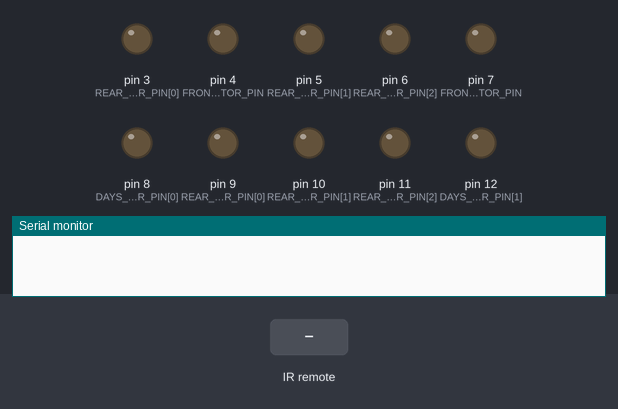
The sketch below on a simulated Arduino Uno, built with avr-gcc and run on an emulated ATmega328P. Shown: output pins drawn as LEDs (lit = HIGH), the last lines printed to the serial monitor. Dashed ring = blinking. The inputs (shaded band) are chosen by the test bench.

Above: at 1.2 s.
1.3 s: infrared code 0x8F1B3EA4 received
At 1.8 s:
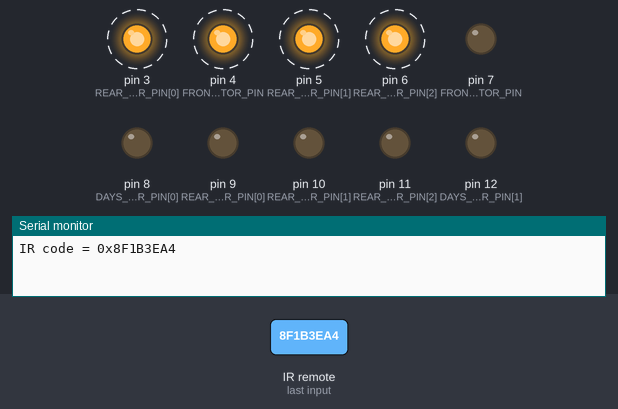
4.3 s: infrared code 0x53DEFA84 received
At 4.7 s:
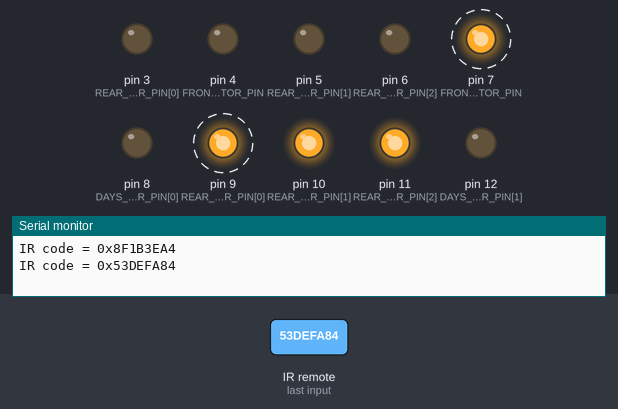
7.3 s: infrared code 0x5CA55E68 received
At 8.9 s:
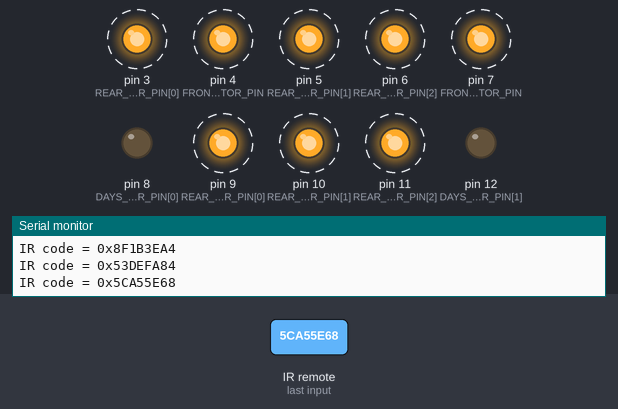
10.3 s: infrared code 0x88748A00 received
At 11.3 s:
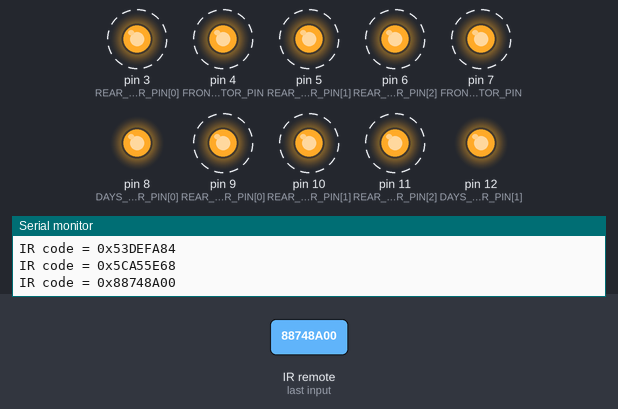
13.3 s: infrared code 0x8F1B3EA4 received
At 13.7 s:
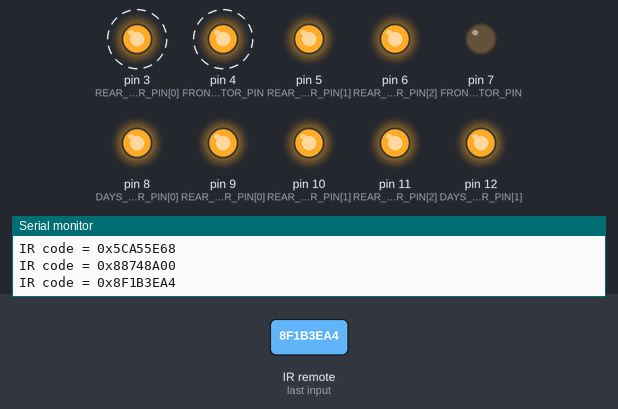
16.3 s: infrared code 0x53DEFA84 received
At 18.0 s:
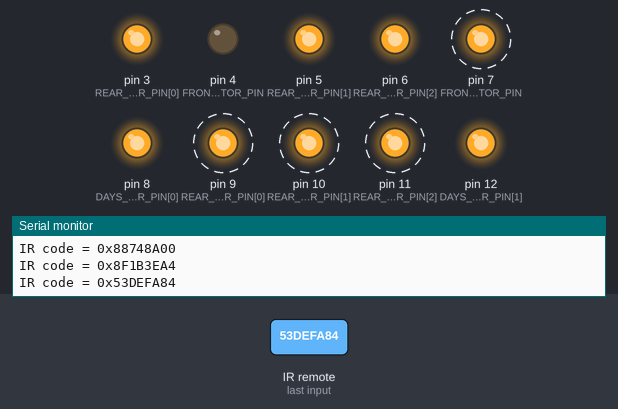
Timing chart, 0 to 20.3 s (numbered marks = the images above; inputs shaded):
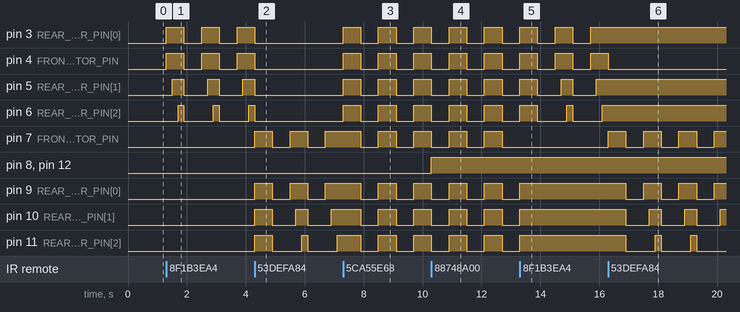

Measured:
- after the input at 1.3 s, pin 3 (REAR_LEFT_INDICATOR_PIN[0]), pin 4 (FRONT_LEFT_INDICATOR_PIN): alternates HIGH for 0.60 s and LOW for 0.60 s, starting at once
- after the input at 4.3 s, pin 3 (REAR_LEFT_INDICATOR_PIN[0]), pin 4 (FRONT_LEFT_INDICATOR_PIN): goes on until 4.3 s, then stays LOW
- after the input at 7.3 s, pin 3 (REAR_LEFT_INDICATOR_PIN[0]), pin 4 (FRONT_LEFT_INDICATOR_PIN), pin 5 (REAR_LEFT_INDICATOR_PIN[1]), pin 6 (REAR_LEFT_INDICATOR_PIN[2]): alternates HIGH for 0.60 s and LOW for 0.60 s, starting at once
- after the input at 10.3 s, pin 8 (DAYS_LIGHTS_INDICATOR_PIN[0]), pin 12 (DAYS_LIGHTS_INDICATOR_PIN[1]): LOW → HIGH at once
- after the input at 13.3 s, pin 7 (FRONT_RIGHT_INDICATOR_PIN): stops changing and stays LOW; pin 9 (REAR_RIGHT_INDICATOR_PIN[0]), pin 10 (REAR_RIGHT_INDICATOR_PIN[1]), pin 11 (REAR_RIGHT_INDICATOR_PIN[2]): goes on until 13.3 s, then stays HIGH
- after the input at 16.3 s, pin 3 (REAR_LEFT_INDICATOR_PIN[0]): stops changing and stays HIGH; pin 4 (FRONT_LEFT_INDICATOR_PIN): goes on until 16.3 s, then stays LOW

The sketch:

ford-mustang-lights.ino
```cpp
#include <IRremote.h>

// --- Put your own IR codes here
const unsigned int LEFT_INDICATOR_SIGNAL = 0x8F1B3EA4;
const unsigned int RIGHT_INDICATOR_SIGNAL = 0x53DEFA84;
const unsigned int ALL_INDICATORS_SIGNAL = 0x5CA55E68;
const unsigned int DAYS_LIGHTS_SIGNAL = 0x88748A00;
const unsigned int STOP_LIGHTS_SIGNAL = 0x5577900; // Not implemented
// ---

const unsigned int FRONT_LEFT_INDICATOR_PIN = 4;
const unsigned int FRONT_RIGHT_INDICATOR_PIN = 7;
const unsigned int DAYS_LIGHTS_INDICATOR_PIN[] = {8, 12};
const unsigned int REAR_LEFT_INDICATOR_PIN[] = {3, 5, 6}; // 3, 5, 6 - PWM pins
const unsigned int REAR_RIGHT_INDICATOR_PIN[] = {9, 10, 11}; // 9, 10, 11 - PWM pins

const unsigned int INDICATORS_DELAY = 600;
const int IR_PIN = 2;

IRrecv irrecv(IR_PIN);
decode_results signals;
unsigned long mainIndicatorsTimer = 0;
unsigned long rearIndicatorsTimer = 0;
unsigned int previousSignal = 0;
byte ledStates[13] = {0, 0, 0, 0, 0, 0, 0, 0, 0, 0, 0, 0, 0};
bool leftIndicatorState = false;
bool rightIndicatorState = false;
bool dayLightsState = false;
bool indicatorsToggleTrigger = false;

void setup() {
  Serial.begin(9600);
  irrecv.enableIRIn();

  pinMode(FRONT_LEFT_INDICATOR_PIN, OUTPUT);
  pinMode(FRONT_RIGHT_INDICATOR_PIN, OUTPUT);

  for (byte i = 0; i < sizeof DAYS_LIGHTS_INDICATOR_PIN; i++) {
    pinMode(DAYS_LIGHTS_INDICATOR_PIN[i], OUTPUT);
  }

  for (byte i = 0; i < sizeof REAR_LEFT_INDICATOR_PIN; i++) {
    pinMode(REAR_LEFT_INDICATOR_PIN[i], OUTPUT);
  }

  for (byte i = 0; i < sizeof REAR_RIGHT_INDICATOR_PIN; i++) {
    pinMode(REAR_RIGHT_INDICATOR_PIN[i], OUTPUT);
  }
}

void loop() {
  unsigned int signal = getIRSignal();

  if (signal == ALL_INDICATORS_SIGNAL) {
    if (signal == previousSignal) {
      leftIndicatorState = !leftIndicatorState;
      rightIndicatorState = leftIndicatorState;
    } else {
      // Reset the 500ms indicators time cycle
      mainIndicatorsTimer = millis();
      indicatorsToggleTrigger = true;
      leftIndicatorState = true;
      rightIndicatorState = true;
    }

  } else if (signal == LEFT_INDICATOR_SIGNAL) {
    if (signal == previousSignal) {
      leftIndicatorState = !leftIndicatorState;
    } else {
      // Reset the 500ms indicators time cycle
      mainIndicatorsTimer = millis();
      indicatorsToggleTrigger = true;
      leftIndicatorState = true;
    }

    rightIndicatorState = false;

  } else if (signal == RIGHT_INDICATOR_SIGNAL) {
    if (signal == previousSignal) {
      rightIndicatorState = !rightIndicatorState;
    } else {
      // Reset the 500ms indicators time cycle
      mainIndicatorsTimer = millis();
      indicatorsToggleTrigger = true;
      rightIndicatorState = true;
    }

    leftIndicatorState = false;

  } else if (signal == DAYS_LIGHTS_SIGNAL) {
    if (signal == previousSignal) {
      dayLightsState = !dayLightsState;
    } else {
      dayLightsState = true;
    }
  }

  if (leftIndicatorState) {
    enableLeftIndicator();
  } else {
    disableLeftIndicator();
  }

  if (rightIndicatorState) {
    enableRightIndicator();
  } else {
    disableRightIndicator();
  }

  if (dayLightsState) {
    enableDaysLight();
  } else {
    disableDaysLight();
  }

  unsigned long now = millis();

  if (!indicatorsToggleTrigger && now - mainIndicatorsTimer >= INDICATORS_DELAY) {
    indicatorsToggleTrigger = true;

    mainIndicatorsTimer = now;
  }

  if (indicatorsToggleTrigger && now - mainIndicatorsTimer >= INDICATORS_DELAY) {
    indicatorsToggleTrigger = false;

    mainIndicatorsTimer = now;
  }

  if (signal != 0) {
    previousSignal = signal;
  }

  for(int i = 0; i < sizeof ledStates; i++) {
    // Ignore 0 (RX), 1 (TX) pins and 2 (IR) pins
    if (i >= 3) {
      digitalWrite(i, ledStates[i]);
    }
  }
}

/**
 * Turn on left indicators (front and rear lights)
 */
void enableLeftIndicator() {
  setLedState(FRONT_LEFT_INDICATOR_PIN, indicatorsToggleTrigger ? 1 : 0);

  // Different animation for emergency button
  if (leftIndicatorState && rightIndicatorState) {
    for (byte i = 0; i < sizeof REAR_LEFT_INDICATOR_PIN; i++) {
      setLedState(REAR_LEFT_INDICATOR_PIN[i], indicatorsToggleTrigger ? 1 : 0);
    }
  } else {
    // Reset all rear lights
    for (byte i = 0; i < sizeof REAR_LEFT_INDICATOR_PIN; i++) {
      setLedState(REAR_LEFT_INDICATOR_PIN[i], 0);
    }

    // Left indicator animation
    if (indicatorsToggleTrigger) {
      unsigned long now = millis();

      if (rearIndicatorsTimer == 0) {
        rearIndicatorsTimer = now;
      }

      setLedState(REAR_LEFT_INDICATOR_PIN[0], 1);

      if (now - rearIndicatorsTimer >= INDICATORS_DELAY / 3) {
        setLedState(REAR_LEFT_INDICATOR_PIN[1], 1);
      }

      if (now - rearIndicatorsTimer >= INDICATORS_DELAY / 1.5) {
        setLedState(REAR_LEFT_INDICATOR_PIN[2], 1);
      }
    } else {
      rearIndicatorsTimer = 0;
    }
  }
}

/**
 * Turn off left indicators (front and rear lights)
 */
void disableLeftIndicator() {
  setLedState(FRONT_LEFT_INDICATOR_PIN, 0);

  for (byte i = 0; i < sizeof REAR_LEFT_INDICATOR_PIN; i++) {
    setLedState(REAR_LEFT_INDICATOR_PIN[i], 0);
  }
}

/**
 * Turn on right indicators (front and rear lights)
 */
void enableRightIndicator() {
  setLedState(FRONT_RIGHT_INDICATOR_PIN, indicatorsToggleTrigger ? 1 : 0);

  // Different animation for emergency button
  if (leftIndicatorState && rightIndicatorState) {
    for (byte i = 0; i < sizeof REAR_RIGHT_INDICATOR_PIN; i++) {
      setLedState(REAR_RIGHT_INDICATOR_PIN[i], indicatorsToggleTrigger ? 1 : 0);
    }
  } else {
    // Reset all rear lights
    for (byte i = 0; i < sizeof REAR_RIGHT_INDICATOR_PIN; i++) {
      setLedState(REAR_RIGHT_INDICATOR_PIN[i], 0);
    }

    // Right indicator animation
    if (indicatorsToggleTrigger) {
      unsigned long now = millis();

      if (rearIndicatorsTimer == 0) {
        rearIndicatorsTimer = now;
      }

      setLedState(REAR_RIGHT_INDICATOR_PIN[0], 1);

      if (now - rearIndicatorsTimer >= INDICATORS_DELAY / 3) {
        setLedState(REAR_RIGHT_INDICATOR_PIN[1], 1);
      }

      if (now - rearIndicatorsTimer >= INDICATORS_DELAY / 1.5) {
        setLedState(REAR_RIGHT_INDICATOR_PIN[2], 1);
      }
    } else {
      rearIndicatorsTimer = 0;
    }
  }
}

/**
 * Turn off right indicators (front and rear lights)
 */
void disableRightIndicator() {
  setLedState(FRONT_RIGHT_INDICATOR_PIN, 0);

  for (byte i = 0; i < sizeof REAR_RIGHT_INDICATOR_PIN; i++) {
    setLedState(REAR_RIGHT_INDICATOR_PIN[i], 0);
  }
}

/**
 * Turn on days light (front and rear lights)
 */
void enableDaysLight() {
  for (byte i = 0; i < sizeof DAYS_LIGHTS_INDICATOR_PIN; i++) {
    setLedState(DAYS_LIGHTS_INDICATOR_PIN[i], 1);
  }

  if (!leftIndicatorState) {
    for (byte i = 0; i < sizeof REAR_LEFT_INDICATOR_PIN; i++) {
      setLedState(REAR_LEFT_INDICATOR_PIN[i], 1);
    }
  }

  if (!rightIndicatorState) {
    for (byte i = 0; i < sizeof REAR_RIGHT_INDICATOR_PIN; i++) {
      setLedState(REAR_RIGHT_INDICATOR_PIN[i], 1);
    }
  }
}

/**
 * Turn off days light (front and rear lights)
 */
void disableDaysLight() {
  for (byte i = 0; i < sizeof DAYS_LIGHTS_INDICATOR_PIN; i++) {
    setLedState(DAYS_LIGHTS_INDICATOR_PIN[i], 0);
  }

  if (!leftIndicatorState) {
    for (byte i = 0; i < sizeof REAR_LEFT_INDICATOR_PIN; i++) {
      setLedState(REAR_LEFT_INDICATOR_PIN[i], 0);
    }
  }

  if (!rightIndicatorState) {
    for (byte i = 0; i < sizeof REAR_RIGHT_INDICATOR_PIN; i++) {
      setLedState(REAR_RIGHT_INDICATOR_PIN[i], 0);
    }
  }
}

void setLedState(unsigned int pin, byte mode) {
  ledStates[pin] = mode;
}

/**
 * Retrive IR signal code
 */
double getIRSignal() {
  unsigned int signal = 0;

  if (irrecv.decode(&signals)) {
    //Serial.println(signals.decode_type);
    Serial.print(F("IR code = 0x"));
    Serial.println(signals.value, HEX);
    //Serial.println(signals.bits);
    irrecv.blink13(false);

    signal = signals.value;

    irrecv.resume();
  }

  return signal;
}
```
